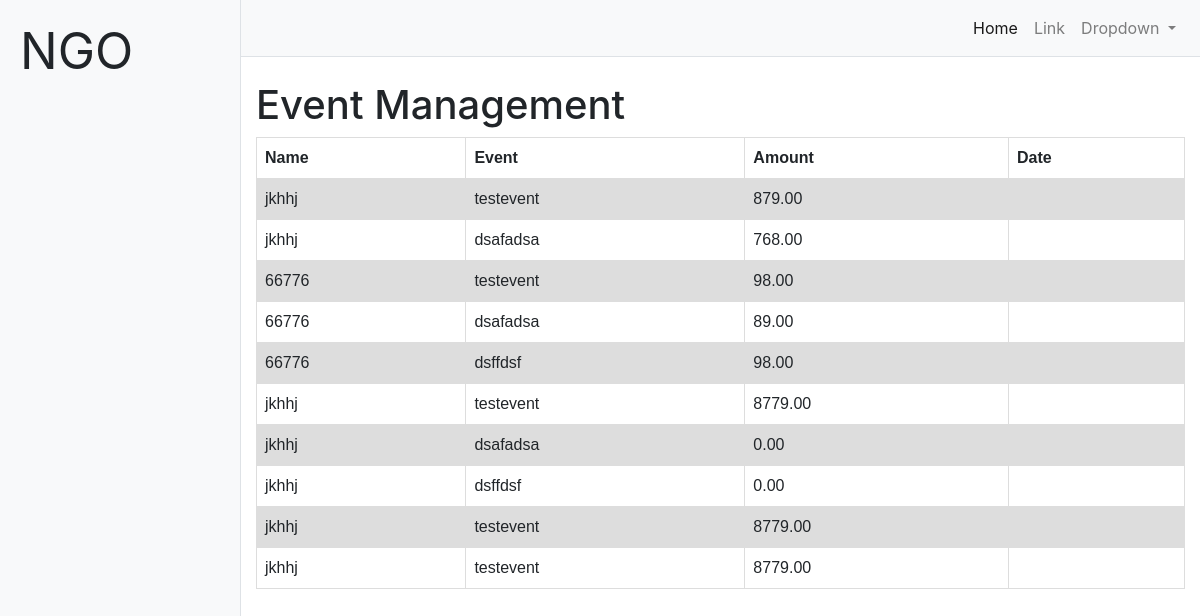
/donations, run on the app's committed database.
### ngo_app/models.py (models this page shows, shortened)
class Donation(models.Model):
    event = models.ForeignKey(Events, on_delete= models.CASCADE)
    donation_amount = models.DecimalField(decimal_places=2, max_digits= 1000000000000000)
    user_data = models.ForeignKey(EventRegistration, on_delete= models.CASCADE)
    is_recurring = models.BooleanField(default=False)
    date_dj_name = models.DateField(null=True, default=date.today())
    is_paid = models.BooleanField(default=False)

class EventRegistration(models.Model):
    first_name = models.CharField(max_length=40)
    last_name = models.CharField(max_length=40)
    cma = models.IntegerField()
    phone = PhoneField(help_text="Contact Number")
    email = models.EmailField()
    address_line1 = models.CharField(max_length=50)
    address_line2 = models.CharField(max_length=50, null=True)
    city = models.CharField(max_length=100)
    state_code = models.CharField(max_length=2)
    zip = models.CharField(max_length=8)
    country = models.CharField(max_length=30)
    urbanization = models.CharField(max_length=30)
    user_user_model = models.ForeignKey(User, null=True, on_delete=models.SET_NULL, default=None)

class Events(models.Model):
    name = models.CharField(max_length=40)
    type = models.CharField(max_length=30)
    status = models.CharField(max_length=10, default='Active')
    def __str__(self):
        return str(self.name)

### ngo_app/views.py (the view)
# urls.py: path("donations", views.ListDonations.as_view()),
class ListDonations(ListView):
    queryset = Donation.objects.all()
    template_name = "AdminTableForDonations.html"

### ngo_app/templatetags/filters.py (called while the page is built)
@register.filter(name='has_group')
def has_group(user, group_name):
    return user.groups.filter(name=group_name).exists()

### templates/AdminTableForDonations.html (shortened to what this page needs)
<!DOCTYPE html>
<html lang="en">
{% load filters  %}
<head>
  {% load static %}
  <link href="{% static 'AdminTable/vendor/bootstrap/css/bootstrap.min.css' %}" rel="stylesheet">
  <link href="{% static 'AdminTable/css/simple-sidebar.css' %}" rel="stylesheet">
</head>
<body>
  <div class="d-flex" id="wrapper" >
    <div class="bg-light border-right" id="sidebar-wrapper">
      <div class="sidebar-heading" style="font-size:50px;">NGO </div>
    </div>
    <div id="page-content-wrapper">
      <nav class="navbar navbar-expand-lg navbar-light bg-light border-bottom">
        <div class="collapse navbar-collapse" id="navbarSupportedContent">
          <ul class="navbar-nav ml-auto mt-2 mt-lg-0">
            <li class="nav-item active">
              <a class="nav-link" href="/auth/logout/?next=/">Home <span class="sr-only">(current)</span></a>
            </li>
            <li class="nav-item">
              <a class="nav-link" href="#">Link</a>
            </li>
            <li class="nav-item dropdown">
              <a class="nav-link dropdown-toggle" href="#" id="navbarDropdown" role="button" data-toggle="dropdown" aria-haspopup="true" aria-expanded="false">
                Dropdown
              </a>
            </li>
          </ul>
        </div>
      </nav>
      <div class="container-fluid">
        <h1 class="mt-4">Event Management</h1>
        <table>
          <tr>
            <th>Name</th>
            <th>Event</th>
            <th>Amount</th>
            <th>Date</th>
          </tr>
          {% for item in object_list %}
          <tr>
            <td>{{ item.user_data.first_name }}</td>
            <td>{{ item.event }}</td>
            <td>{{ item.donation_amount }}</td>
            <td>{{ item.date }}</td>
          </tr>
          {% endfor %}
        </table>
      </div>
    </div>
  </div>
</body>
</html>

### ngo_app/static/AdminTable/css/simple-sidebar.css (style rules this page uses)
body { overflow-x: hidden; }
#sidebar-wrapper { min-height: 100vh; margin-left: -15rem; -webkit-transition: margin .25s ease-out; -moz-transition: margin .25s ease-out; -o-transition: margin .25s ease-out; transition: margin .25s ease-out; }
#sidebar-wrapper .sidebar-heading { padding: 0.875rem 1.25rem; font-size: 1.2rem; }
#page-content-wrapper { min-width: 100vw; }
@media (min-width: 768px) { #sidebar-wrapper { margin-left: 0; } }
@media (min-width: 768px) { #page-content-wrapper { min-width: 0; width: 100%; } }

### templates/AdminTableForDonations.html (style rules this page uses)
table { font-family: arial, sans-serif; border-collapse: collapse; width: 100%; }
td, th { border: 1px solid #dddddd; text-align: left; padding: 8px; }
tr:nth-child(even) { background-color: #dddddd; }

### data on the page
Donation: user_data.first_name "jkhhj", event "testevent", donation_amount "879.00"
Donation: user_data.first_name "jkhhj", event "dsafadsa", donation_amount "768.00"
Donation: user_data.first_name "66776", event "testevent", donation_amount "98.00"
Donation: user_data.first_name "66776", event "dsafadsa", donation_amount "89.00"
Donation: user_data.first_name "66776", event "dsffdsf", donation_amount "98.00"
Donation: user_data.first_name "jkhhj", event "testevent", donation_amount "8779.00"
Donation: user_data.first_name "jkhhj", event "dsafadsa", donation_amount "0.00"
Donation: user_data.first_name "jkhhj", event "dsffdsf", donation_amount "0.00"
Donation: user_data.first_name "jkhhj", event "testevent", donation_amount "8779.00"
Donation: user_data.first_name "jkhhj", event "testevent", donation_amount "8779.00"
